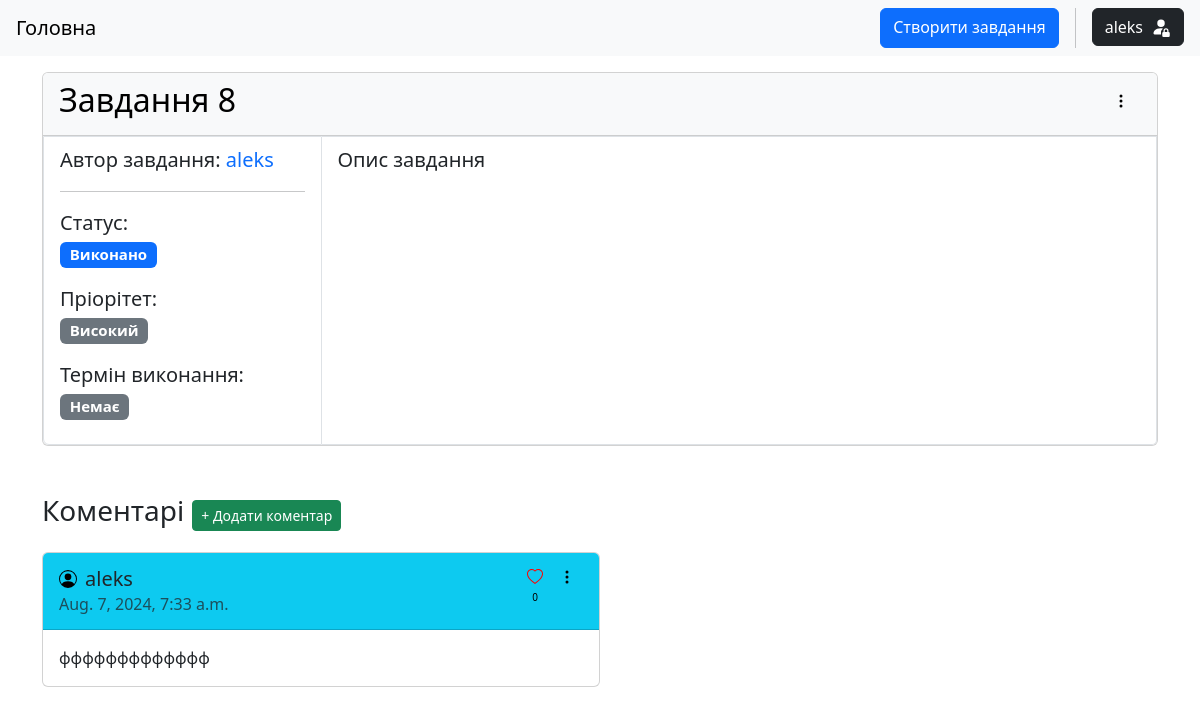
/15/ (signed in), run on the app's committed database.
### tasks/models.py (models this page shows, shortened)
class Task(models.Model):
    STATUS_CHOICES = (
        ("todo", "Назначено"),
        ("in_progress", "В процесі"),
        ("done", "Виконано")
    )
    PRIORITY_CHOICES = (
        ("low", "Низький"),
        ("medium", "Середній"),
        ("high", "Високий")
    )
    title = models.CharField(max_length=256)
    description = models.TextField()
    status = models.CharField(max_length=20, choices=STATUS_CHOICES, default="todo")
    priority = models.CharField(max_length=20, choices=PRIORITY_CHOICES, default="medium")
    due_date = models.DateField(null=True, blank=True)
    author = models.ForeignKey(User, on_delete=models.CASCADE, related_name="tasks")
    created = models.DateTimeField(auto_now_add=True)
    class Meta:
        ordering = ["-created"]

class Comment(models.Model):
    task = models.ForeignKey(Task, on_delete=models.CASCADE, related_name="comments")
    text = models.TextField()
    author = models.ForeignKey(User, on_delete=models.CASCADE, related_name="comments")
    media = models.FileField(upload_to=comment_media_path, blank=True, null=True)
    created_at = models.DateTimeField(auto_now_add=True)
    class Meta:
        ordering = ["-created_at"]

### tasks/views.py (the view, shortened to what this page needs)
# urls.py: path("<int:pk>/", views.TaskDetailView.as_view(), name="task-detail"),
class TaskDetailView(LoginRequiredMixin, DetailView):
    model = models.Task
    context_object_name = "task"
    template_name = "tasks/task_detail.html"
    def get_context_data(self, **kwargs):
        context = super().get_context_data(**kwargs)
        task = self.get_object()
        user = self.request.user
        comments = models.Comment.objects.filter(task=task).annotate(count=Count("likes")).order_by("-count", "-created_at")
        context["comments"] = comments
        context["liked_comments"] = []
        if user.is_authenticated:
            context["liked_comments"] = [comment for comment in comments if any(like in comment.likes.all() for like in user.like_comments.all())]
        context["form"] = CommentForm()
        return context

### templates/tasks/task_detail.html (shortened to what this page needs)
{% extends 'base.html' %}
{% block content %}
{% load custom_tags %}
<div class="container mt-3">
    <div class="card w-100">
        <div class="card-header text-bg-light d-flex justify-content-between">
            <h2>{{task.title}}</h2>
            <div class="dropdown">
                <button type="button" data-bs-toggle="dropdown" aria-expanded="false" class="btn border border-0">
                    <svg xmlns="http://www.w3.org/2000/svg" width="16" height="16" fill="black" class="bi bi-three-dots-vertical" viewBox="0 0 16 16">
                        <path d="M9.5 13a1.5 1.5 0 1 1-3 0 1.5 1.5 0 0 1 3 0m0-5a1.5 1.5 0 1 1-3 0 1.5 1.5 0 0 1 3 0m0-5a1.5 1.5 0 1 1-3 0 1.5 1.5 0 0 1 3 0"/>
                    </svg>
                </button>
            </div>
        </div>
        <ul class="list-group list-group-horizontal fs-5">
            <li class="list-group-item rounded-top-0 w-25">
                <div>
                    <p>
                        <b class="fw-medium">Автор завдання:
                        <a class="text-decoration-none" href="{% url 'users:account' request.user.username %}">{{request.user.username}}</a></b>
                    </p>
                    <hr>
                    <p><b class="fw-medium">Статус</b>: <br> <span class="badge bg-primary">{{task.get_status_display}}</span></p>
                    <p><b class="fw-medium">Пріорітет</b>: <br> <span class="badge bg-secondary">{{task.get_priority_display}}</span></p>
                    <p><b class="fw-medium">Термін виконання</b>: <br>
                        <span class="badge text-bg-secondary">
                            {% if task.due_date %}
                                {{task.due_date}}
                            {% else %}
                                Немає
                            {% endif %}
                        </span>
                    </p>
                </div>
            </li>
            <li class="list-group-item rounded-top-0 w-75">{{task.description|linebreaksbr}}</li>
        </ul>
    </div>
    <div class="my-3">
        <div class="d-flex align-items-center gap-2">
            <span class="h3">Коментарі</span>
            <button type="button" class="btn btn-sm btn-success" data-bs-toggle="collapse" data-bs-target="#comment-form" aria-expanded="false" aria-controls="comment-form">+ Додати коментар</button>
        </div>
        {% for comment in comments %}
            <div class="card w-50 my-3" id="{{comment.id}}">
                <div class="card-header text-bg-info d-flex align-items-center justify-content-between">
                    <div class="d-flex flex-column">
                        <span class="h5 d-flex align-items-center gap-2">
                            <a class="text-decoration-none text-dark" href="{% url 'users:account' comment.author.username %}">{{comment.author.username}} </a>
                        </span>
                        <h6 class="card-subtitle text-muted">
                            {{comment.created_at}}
                        </h6>
                    </div>
                    <div class="btn-group">
                        <form hx-post="{% url 'tasks:comment-like-toggle' comment.pk %}" hx-swap="outerHTML" method="post" class="d-flex align-items-center flex-column">
                            <button type="submit" class="btn btn-sm border-0" title="Лайк">
                            </button>
                            <p hx-get="{% url 'tasks:comment-likes' comment.pk %}" hx-swap="innerHTML" hx-trigger="every 60s" style="font-size: x-small;">{{comment.likes.all|length}}</p>
                        </form>
                        <div class="dropend dropend-right">
                            <button type="button" class="btn btn-sm border-0 w-auto" data-bs-toggle="dropdown" aria-expanded="false">
                                <svg xmlns="http://www.w3.org/2000/svg" width="16" height="16" fill="black" class="bi bi-three-dots-vertical" viewBox="0 0 16 16">
                                    <path d="M9.5 13a1.5 1.5 0 1 1-3 0 1.5 1.5 0 0 1 3 0m0-5a1.5 1.5 0 1 1-3 0 1.5 1.5 0 0 1 3 0m0-5a1.5 1.5 0 1 1-3 0 1.5 1.5 0 0 1 3 0"/>
                                </svg>
                            </button>
                        </div>
                    </div>
                </div>
                <div class="card-body">
                    <p class="card-text">
                        {{comment.text|linebreaksbr}}
                    </p>
                </div>
            </div>
        {% empty %}
            <div class="card text-center my-3">
                <div class="card-body">
                    Коментарі відсутні
                </div>
            </div>
        {% endfor %}
    </div>
</div>
{% endblock %}

### templates/base.html (shortened to what this page needs)
<!DOCTYPE html>
<html lang="en">
<head>
    <link rel="stylesheet" href="https://cdn.jsdelivr.net/npm/bootstrap@5.3.3/dist/css/bootstrap.min.css">
    {% load static %}
    <link rel="stylesheet" href="{% static 'css/style.css' %}">
<body>
    <nav class="navbar navbar-expand-lg navbar-light bg-light">
        <div class="d-flex justify-content-between w-100">
            <a href="{% url 'tasks:task-list' %}" class="navbar-brand mx-3">Головна</a>
            <div class="d-flex me-3 gap-3">
                <a href="{% url 'tasks:task-create' %}" class="btn btn-primary">Cтворити завдання</a>
                <div class="dropdown">
                    <button class="btn btn-dark" type="button" data-bs-toggle="dropdown" aria-expanded="false">
                        <div class="d-flex flex-row align-items-center gap-2">
                            {% if request.user.is_authenticated %}
                                {% if request.user.username|length <= 21 %}
                                    {{request.user.username}}
                                {% else %}
                                    {{request.user.username|slice:18}}...
                                {% endif %}
                            {% else %}
                                <strong>Unauthenticated user</strong>
                                <svg xmlns="http://www.w3.org/2000/svg" width="20" height="20" fill="currentColor" class="bi bi-person-fill h-100" viewBox="0 0 16 16">
                                    <path d="M3 14s-1 0-1-1 1-4 6-4 6 3 6 4-1 1-1 1zm5-6a3 3 0 1 0 0-6 3 3 0 0 0 0 6"/>
                                </svg>
                            {% endif %}
                        </div>
                    </button>
                </div>
            </div>
        </div>
    </nav>
    {% block content %}
    {% endblock %}
</body>
</html>

### static/css/style.css (style rules this page uses)
body { word-break: break-all; }

### data on the page
Task: title "Завдання 8", status "Виконано", priority "Високий", description "Опис завдання"
Comment: author.username "aleks", created_at "Aug. 7, 2024, 7:33 a.m.", likes.all|length "0", text "ффффффффффффф"

### other printed values
{{ request.user.username }} "aleks"
